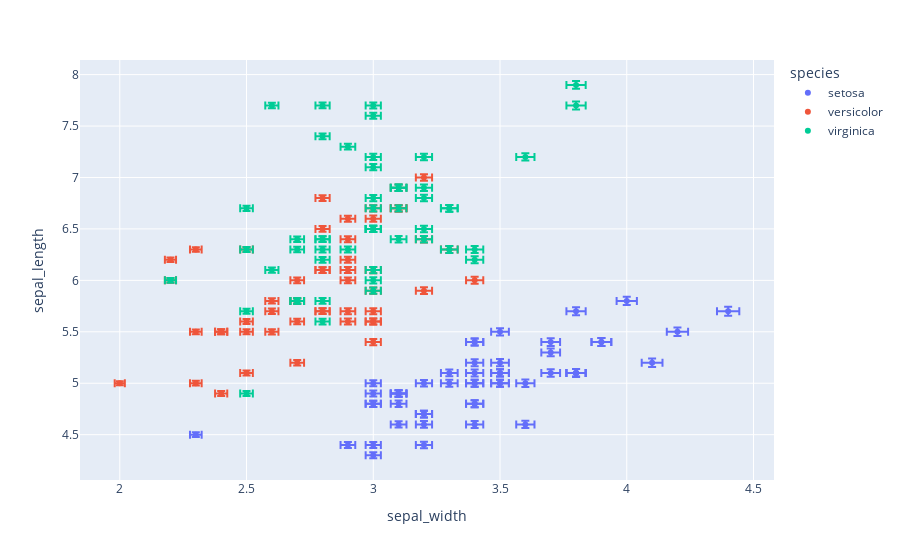

The cell this chart's notebook holds for it:
### Code cell
import plotly.express as px
df = px.data.iris()
df["e"] = df["sepal_width"]/100
fig = px.scatter(df, x="sepal_width", y="sepal_length", color="species", error_x="e", error_y="e")
fig.show()
